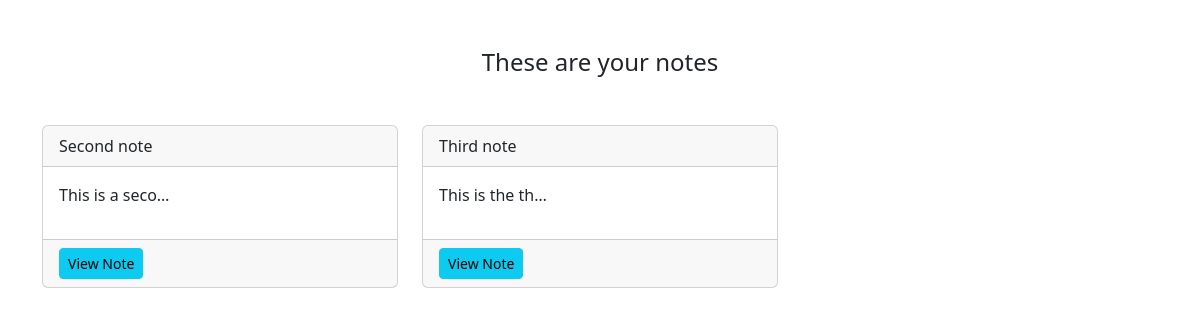
Page /smart/notes/ (signed in) on the committed database.
### notes/models.py (models this page shows)
class Notes(models.Model):
    title = models.CharField(max_length= 200)
    text = models.TextField(max_length = 5000)
    created = models.DateTimeField(auto_now_add=True)
    user = models.ForeignKey(User, on_delete=models.CASCADE, related_name="notes")

### notes/views.py (the view)
# urls.py: path('notes/', views.NotesListView.as_view(), name="notes.list"),
class NotesListView(LoginRequiredMixin, ListView):
    model = Notes
    context_object_name = "notes"
    login_url = "/login"
    def get_queryset(self):
        return self.request.user.notes.all()

### notes/templates/notes/notes_list.html
{% extends 'base.html' %}
{% load static %}
{% block content %}
    <div class="row">
        <div class="col">
            <div class="notes_list_heading text-center mb-5">
                <h1 class="fs-4">These are your notes</h1>
            </div>
        </div>
    </div>
    <div class="row">
        {% for note in notes %}
            <div class="col-md-4">
                <div class="card mb-3">
                    <div class="card-header">
                        {{note.title}}
                    </div>
                    <div class="card-body">
                        <p>{{note.text|truncatechars:15}}</p>
                    </div>
                    <div class="card-footer">
                        <a href="{% url 'notes.detail' pk=note.id %}" class="btn btn-info btn-sm">View Note</a>
                    </div>
                </div>
            </div>
        {% endfor %}
    </div>
{% endblock %}

### rows in the picture
Notes: title "Second note", text "This is a seco…"
Notes: title "Third note", text "This is the th…"
